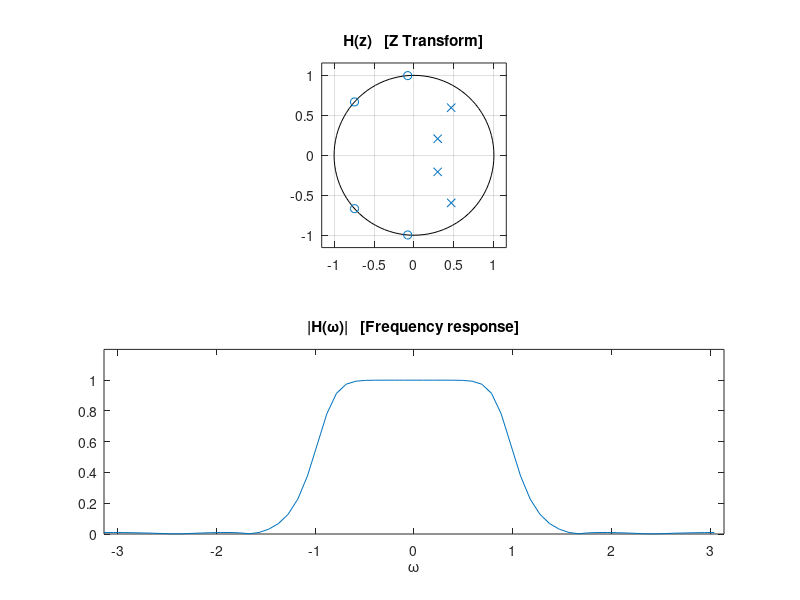
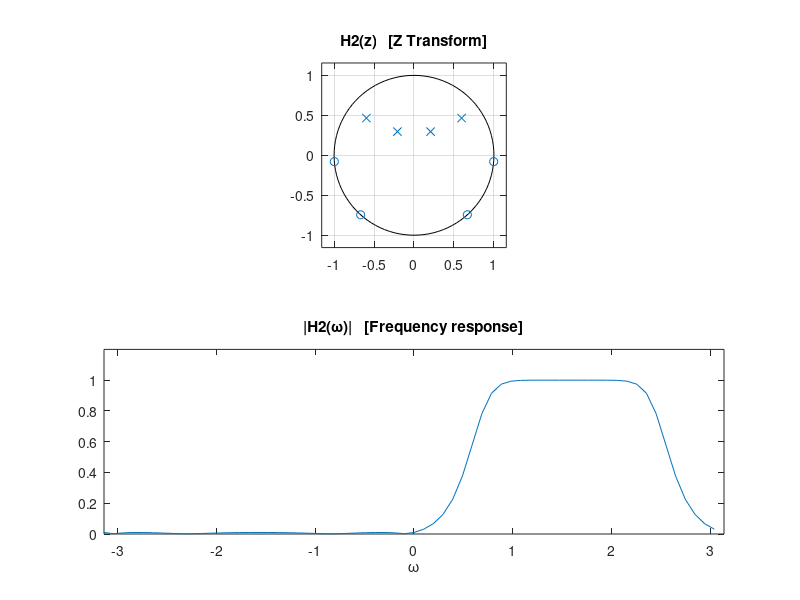

The MATLAB source for these figures, in order:
%% demo_4: Single sided filter.
% Create a single sided filter using a recursive filter.
% The filter passes positive frequencies and 
% stops negative frequencies.

%% Define recursive filter 

K = 4;
[b, a] = cheby2(K, 40, 0.5);

Nfft = 64;
H = fft(b, Nfft) ./ fft(a, Nfft);
f = (0:Nfft-1)/Nfft;
om = 2*pi*f;

figure(1)
clf
subplot(2, 1, 1)
zplane(b, a)
title('H(z)   [Z Transform]')

subplot(2, 1, 2)
plot(om - pi, fftshift(abs(H)))
title('|H(\omega)|   [Frequency response]')
xlabel('\omega')
xlim([-pi pi])
ylim([0 1.2])

print -dpdf -bestfit figures/demo-4-1

%% Modulation
% Complex modulation.
% Shift the spectrum by 0.5 pi

I = sqrt(-1);
s = exp( I * 0.5 * pi * (0:K) );
% s = I.^(0:K);  % Equivalent

b2 = b .* s;    % filter coefficients are complex !
a2 = a .* s;

H2 = fft(b2, Nfft) ./ fft(a2, Nfft);

figure(1)
clf
subplot(2, 1, 1)
zplane(b2, a2)
title('H2(z)   [Z Transform]')

subplot(2, 1, 2)
plot(om - pi, fftshift(abs(H2)))
title('|H2(\omega)|   [Frequency response]')
xlabel('\omega')
xlim([-pi pi])
ylim([0 1.2])

print -dpdf -bestfit figures/demo-4-2

%%
% The filter H2(z) = B2(z)/A2(z)
% passes positive frequencies and stops negative frequencies!

% We can use it to isolate the positive frequencies,
% then use complex signal modulation to shift the spectrum, 
% then take the real part.
% See next example...


